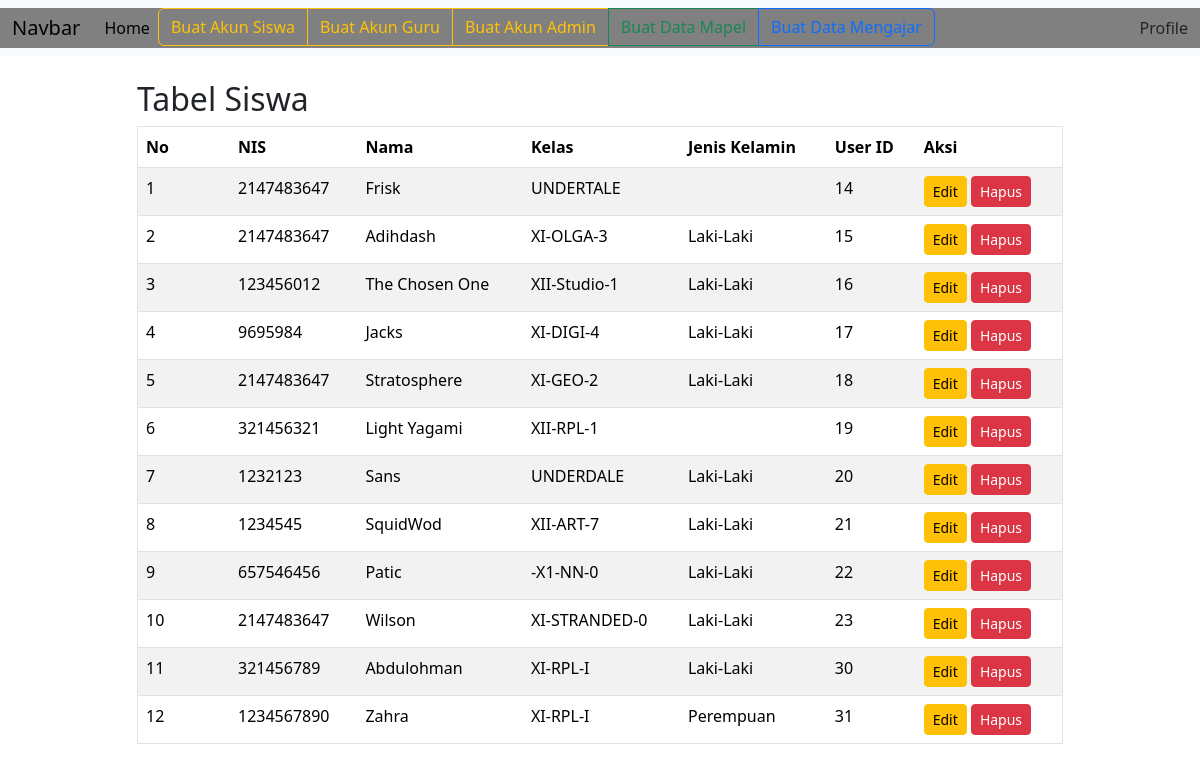
The page /tabel/siswa.php (signed in) on the database its author committed.
### tables this page shows
CREATE TABLE `siswa` (
  `id` int(11) NOT NULL,
  `nis` int(11) NOT NULL,
  `nama` varchar(255) NOT NULL,
  `kelas` varchar(255) NOT NULL,
  `jenis_kelamin` set('Laki-Laki','Perempuan') NOT NULL,
  `user_id` int(11) NOT NULL
);

### tabel/siswa.php (the view, shortened to what this page needs)
<?php
include("../header.php");
$sql = mysqli_fetch_all(mysqli_query($konek, "SELECT *, COALESCE (siswa.id) AS id_siswa FROM siswa LEFT JOIN users ON users.id = siswa.user_id
ORDER BY siswa.id asc"), MYSQLI_ASSOC);
$o = 1;
?>
<body>
        <div class="container my-4">
            <div class="row justify-content-center">
                <div class="col-md-10">
                    <h2>Tabel Siswa</h2>
                    <table id="tabelUser" class="table table-striped table-hover border">
                        <thead>
                            <tr>
                                <th scope="col" style="width: 10%;">No</th>
                                <th scope="col">NIS</th>
                                <th scope="col">Nama</th>
                                <th scope="col">Kelas</th>
                                <th scope="col">Jenis Kelamin</th>
                                <th scope="col">User ID</th>
                                <th scope="col">Aksi</th>
                            </tr>
                         </thead>
                         <tbody>
                            <?php if (count($sql) > 0): ?>
                                <?php foreach($sql as $i): ?>
                                    <tr>
                                        <td><?= $o++; ?></td>
                                        <td><?= $i['nis']; ?></td>
                                        <td><?= $i['nama']; ?></td>
                                        <td><?= $i['kelas']; ?></td>
                                        <td><?= $i['jenis_kelamin']; ?></td>
                                        <td><?= $i['user_id']; ?></td>
                                        <td>
                                            <a href="../form_manip/form_edit.php?id=<?= $i['id']; ?>&&role=<?= $i['role']; ?>&&username=<?= $i['username']; ?>&&password=<?= $i['password']; ?>&&nis=<?= $i['nis']; ?>&&nama=<?= $i['nama']; ?>&&kelas=<?= $i['kelas']; ?>&&jk=<?= $i['jenis_kelamin']; ?>" class="btn btn-warning btn-sm">Edit</a>
                                            <a href="../aksi/akun/aksi_hapus.php?id=<?= $i['user_id']; ?>&&role=<?= $i['role']; ?>" onclick="return confirm('Apakah anda yakin ingin menghapus data ini?')" class="btn btn-danger btn-sm">Hapus</a>
                                        </td>
                                    </tr>
                                <?php endforeach; ?>
                            <?php else: ?>
                                <tr>
                                    <td colspan="7">Data Belum Di Isi</td>
                                </tr>
                            <?php endif; ?>
                        </tbody>
                    </table>
                </div>
            </div>
        </div>
    </body>
</html>

### rows shown on the page
siswa: nis "2147483647", nama "Frisk", kelas "UNDERTALE", user "14"
siswa: nis "2147483647", nama "Adihdash", kelas "XI-OLGA-3", jenis_kelamin "Laki-Laki", user "15"
siswa: nis "123456012", nama "The Chosen One", kelas "XII-Studio-1", jenis_kelamin "Laki-Laki", user "16"
siswa: nis "9695984", nama "Jacks", kelas "XI-DIGI-4", jenis_kelamin "Laki-Laki", user "17"
siswa: nis "2147483647", nama "Stratosphere", kelas "XI-GEO-2", jenis_kelamin "Laki-Laki", user "18"
siswa: nis "321456321", nama "Light Yagami", kelas "XII-RPL-1", user "19"
siswa: nis "1232123", nama "Sans", kelas "UNDERDALE", jenis_kelamin "Laki-Laki", user "20"
siswa: nis "1234545", nama "SquidWod", kelas "XII-ART-7", jenis_kelamin "Laki-Laki", user "21"
siswa: nis "657546456", nama "Patic", kelas "-X1-NN-0", jenis_kelamin "Laki-Laki", user "22"
siswa: nis "2147483647", nama "Wilson", kelas "XI-STRANDED-0", jenis_kelamin "Laki-Laki", user "23"
siswa: nis "321456789", nama "Abdulohman", kelas "XI-RPL-I", jenis_kelamin "Laki-Laki", user "30"
siswa: nis "1234567890", nama "Zahra", kelas "XI-RPL-I", jenis_kelamin "Perempuan", user "31"
